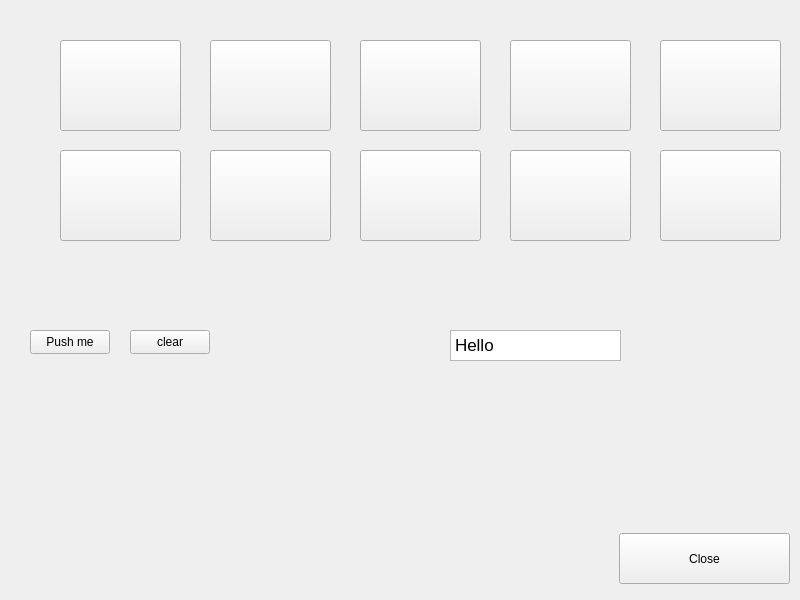
<?xml version="1.0" encoding="UTF-8"?>
<ui version="4.0">
 <class>MainWindow</class>
 <widget class="QMainWindow" name="MainWindow">
  <property name="geometry">
   <rect>
    <x>0</x>
    <y>0</y>
    <width>800</width>
    <height>600</height>
   </rect>
  </property>
  <property name="windowTitle">
   <string>MainWindow</string>
  </property>
  <widget class="QWidget" name="centralwidget">
   <property name="maximumSize">
    <size>
     <width>2102</width>
     <height>1182</height>
    </size>
   </property>
   <widget class="QPushButton" name="pushButton">
    <property name="geometry">
     <rect>
      <x>30</x>
      <y>330</y>
      <width>80</width>
      <height>24</height>
     </rect>
    </property>
    <property name="text">
     <string>Push me</string>
    </property>
   </widget>
   <widget class="QWidget" name="gridLayoutWidget">
    <property name="geometry">
     <rect>
      <x>270</x>
      <y>280</y>
      <width>160</width>
      <height>80</height>
     </rect>
    </property>
    <layout class="QGridLayout" name="gridLayout"/>
   </widget>
   <widget class="QTextBrowser" name="textBrowser">
    <property name="geometry">
     <rect>
      <x>450</x>
      <y>330</y>
      <width>171</width>
      <height>31</height>
     </rect>
    </property>
    <property name="markdown">
     <string>Hello

</string>
    </property>
    <property name="html">
     <string>&lt;!DOCTYPE HTML PUBLIC &quot;-//W3C//DTD HTML 4.0//EN&quot; &quot;http://www.w3.org/TR/REC-html40/strict.dtd&quot;&gt;
&lt;html&gt;&lt;head&gt;&lt;meta name=&quot;qrichtext&quot; content=&quot;1&quot; /&gt;&lt;meta charset=&quot;utf-8&quot; /&gt;&lt;style type=&quot;text/css&quot;&gt;
p, li { white-space: pre-wrap; }
&lt;/style&gt;&lt;/head&gt;&lt;body style=&quot; font-family:'.AppleSystemUIFont'; font-size:13pt; font-weight:400; font-style:normal;&quot;&gt;
&lt;p style=&quot; margin-top:8px; margin-bottom:8px; margin-left:0px; margin-right:0px; -qt-block-indent:0; text-indent:0px;&quot;&gt;Hello&lt;/p&gt;&lt;/body&gt;&lt;/html&gt;</string>
    </property>
   </widget>
   <widget class="QPushButton" name="pushButtonClose">
    <property name="geometry">
     <rect>
      <x>619</x>
      <y>533</y>
      <width>171</width>
      <height>51</height>
     </rect>
    </property>
    <property name="text">
     <string>Close</string>
    </property>
   </widget>
   <widget class="QPushButton" name="pushButtonClear">
    <property name="geometry">
     <rect>
      <x>130</x>
      <y>330</y>
      <width>80</width>
      <height>24</height>
     </rect>
    </property>
    <property name="text">
     <string>clear</string>
    </property>
   </widget>
   <widget class="QPushButton" name="Button1">
    <property name="geometry">
     <rect>
      <x>60</x>
      <y>40</y>
      <width>121</width>
      <height>91</height>
     </rect>
    </property>
    <property name="text">
     <string/>
    </property>
   </widget>
   <widget class="QPushButton" name="Button2">
    <property name="geometry">
     <rect>
      <x>210</x>
      <y>40</y>
      <width>121</width>
      <height>91</height>
     </rect>
    </property>
    <property name="text">
     <string/>
    </property>
   </widget>
   <widget class="QPushButton" name="Button3">
    <property name="geometry">
     <rect>
      <x>360</x>
      <y>40</y>
      <width>121</width>
      <height>91</height>
     </rect>
    </property>
    <property name="text">
     <string/>
    </property>
   </widget>
   <widget class="QPushButton" name="Button4">
    <property name="geometry">
     <rect>
      <x>510</x>
      <y>40</y>
      <width>121</width>
      <height>91</height>
     </rect>
    </property>
    <property name="text">
     <string/>
    </property>
   </widget>
   <widget class="QPushButton" name="Button5">
    <property name="geometry">
     <rect>
      <x>660</x>
      <y>40</y>
      <width>121</width>
      <height>91</height>
     </rect>
    </property>
    <property name="text">
     <string/>
    </property>
   </widget>
   <widget class="QPushButton" name="Button6">
    <property name="geometry">
     <rect>
      <x>60</x>
      <y>150</y>
      <width>121</width>
      <height>91</height>
     </rect>
    </property>
    <property name="text">
     <string/>
    </property>
   </widget>
   <widget class="QPushButton" name="Button7">
    <property name="geometry">
     <rect>
      <x>210</x>
      <y>150</y>
      <width>121</width>
      <height>91</height>
     </rect>
    </property>
    <property name="text">
     <string/>
    </property>
   </widget>
   <widget class="QPushButton" name="Button8">
    <property name="geometry">
     <rect>
      <x>360</x>
      <y>150</y>
      <width>121</width>
      <height>91</height>
     </rect>
    </property>
    <property name="text">
     <string/>
    </property>
   </widget>
   <widget class="QPushButton" name="Button9">
    <property name="geometry">
     <rect>
      <x>510</x>
      <y>150</y>
      <width>121</width>
      <height>91</height>
     </rect>
    </property>
    <property name="text">
     <string/>
    </property>
   </widget>
   <widget class="QPushButton" name="Button10">
    <property name="geometry">
     <rect>
      <x>660</x>
      <y>150</y>
      <width>121</width>
      <height>91</height>
     </rect>
    </property>
    <property name="text">
     <string/>
    </property>
   </widget>
  </widget>
 </widget>
 <resources/>
 <connections>
  <connection>
   <sender>pushButtonClose</sender>
   <signal>clicked()</signal>
   <receiver>MainWindow</receiver>
   <slot>close()</slot>
   <hints>
    <hint type="sourcelabel">
     <x>671</x>
     <y>547</y>
    </hint>
    <hint type="destinationlabel">
     <x>589</x>
     <y>501</y>
    </hint>
   </hints>
  </connection>
 </connections>
</ui>
